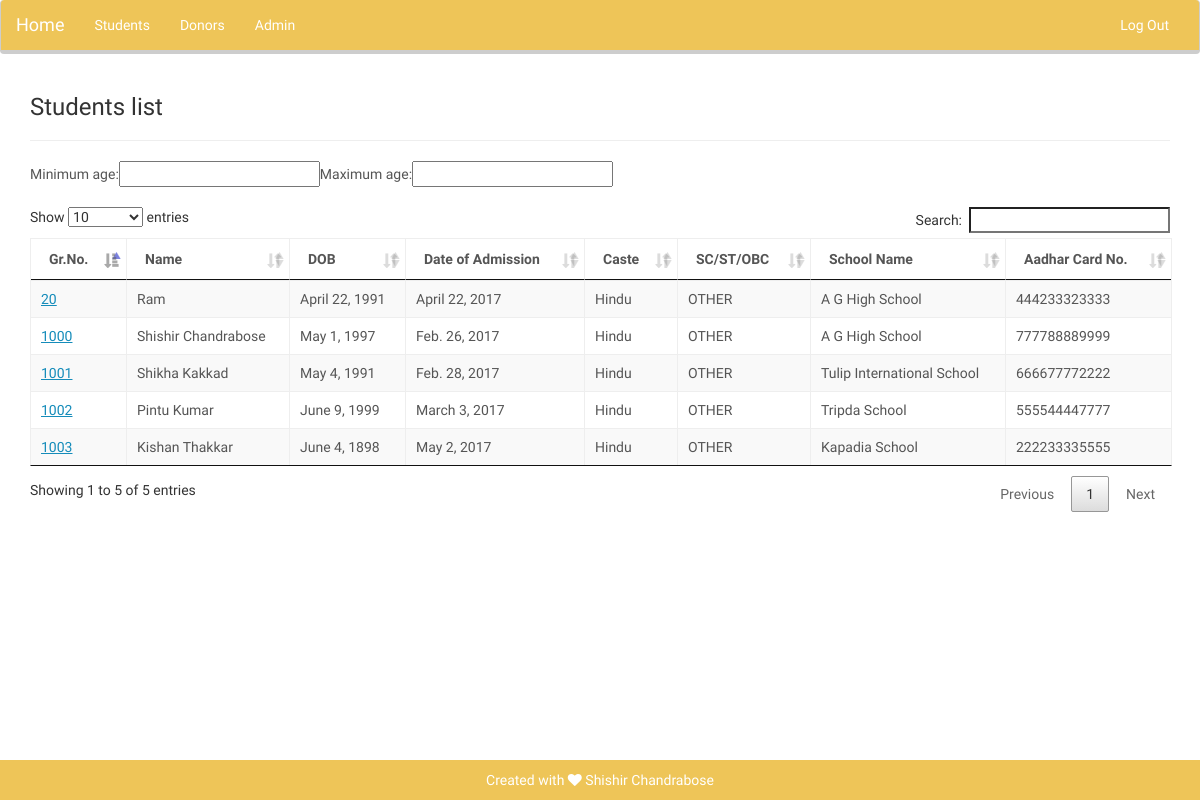
The app's page /students/ (signed in) with its own data.
### visamokids/models.py (models this page shows, shortened)
class Student(models.Model):
	gr_no = models.BigIntegerField(help_text="e.g. 39", primary_key=True, default=0)
	first_name = models.CharField(max_length=100, help_text="e.g. Arpit", blank=True, null=True)
	middle_name = models.CharField(blank=True, null=True, max_length=100, help_text="e.g. Sumanbhai")
	last_name = models.CharField(max_length=100, help_text="e.g. Gamit",blank=True, null=True)
	dob = models.DateField(blank=True, null=True)
	birth_place = models.CharField(max_length=300, blank=True, null=True, help_text="e.g. Uchhal ,Surat")
	bio = models.TextField(blank=True, null=True, help_text="e.g. Has four siblings. Two younger and two elder ones.. or.. Started working as developer in TCS.")
	caste = models.CharField(max_length=300, blank=True, default='None', null=True,help_text="e.g. Hindu Gamit")
	SC_ST_OBC_CHOICES = (
		('SC','SC'),
		('ST','ST'),
		('OBC','OBC'),
		('OTHER','Other'),
		)
	sc_st_obc = models.CharField(choices = SC_ST_OBC_CHOICES, default = 'OTHER', max_length=5)
	nationality = models.CharField(max_length=300, blank=True, null=True, help_text="e.g. Indian")
	blood_group = models.CharField(blank=True, null=True, max_length=10, help_text="e.g. O+ve")
	date_of_admission = models.DateField()
	YES = 'Yes'
	NO = 'No'
	YES_NO_CHOICES = (
		(YES,'Yes'),
		(NO,'No'),
		)
	medical_report = models.CharField(choices = YES_NO_CHOICES, default = NO, max_length=3)
	findings = models.CharField(max_length=300, blank=True, null=True)
	iq_test = models.CharField(choices = YES_NO_CHOICES, default = NO, max_length=3)
	iq_result = models.IntegerField(blank=True, null=True,help_text="e.g. 98")
	father_of_student = models.ForeignKey(StudentFather, on_delete=models.CASCADE, blank=True, null=True)
	mother_of_student = models.ForeignKey(StudentMother, on_delete=models.CASCADE, blank=True, null=True)
	student_school_info = models.ForeignKey(StudentSchoolInfo, on_delete=models.CASCADE, blank=True, null=True)

class StudentSchoolInfo(models.Model):
	admission_secured_school = models.CharField(max_length=300,blank=True, null=True, help_text="e.g. Anand Niketan School")
	date_of_admission_in_school = models.DateField(blank=True, null=True)
	school_enrollment_number = models.BigIntegerField(blank=True, null=True, help_text="e.g. 41")
	aadhar_card_no = models.BigIntegerField(blank=True, null=True, help_text="e.g. 957877658493")
	GRADE_TYPE_CHOICES = (
		('1', '1st Grade'),
		('2', '2nd Grade'),
		('3', '3rd Grade'),
		('4', '4th Grade'),
		('5', '5th Grade'),
		('6', '6th Grade'),
		('7', '7th Grade'),
		('8', '8th Grade'),
		('9', '9th Grade'),
		('10', '10th Grade'),
		('11', '11th Science'),
		('11', '11th Commerce'),
		('12', '12th Science'),
		('12', '12th Commerce'),
	)
	grade = models.CharField(choices = GRADE_TYPE_CHOICES, default = '1', max_length=3, blank=True, null=True)
	STATUS_TYPE_CHOICES = (
		('STU', 'Studying'),
		('DRP', 'Drop Out'),
		('PSD', 'Passed Out'),
	)
	status = models.CharField(choices=STATUS_TYPE_CHOICES, default='STU', max_length=3, blank=True, null=True)

### visamokids/views.py (the view)
# urls.py: url(r'^students/', views.student, name='student'),
@login_required(login_url='login_page.html')
def student(request):
		students = Student.objects.all()
		return render(request,'visamokids/student.html', {
			'students':students,
		})

### firstdjango/templates/visamokids/student.html
{% extends "base.html" %}
{% block content %}
	<div>
		<h3>Students list</h3>
		<hr>
		    <table border="0" cellspacing="5" cellpadding="5">
                <tbody>
                    <tr>
                        <td>Minimum age:</td>
                        <td><input type="text" id="min" name="min"></td>
                        <td>Maximum age:</td>
                        <td><input type="text" id="max" name="max"></td>
                    </tr>
                </tbody>
            </table>
            <br />
            <table id="myDataTable" class="table table-striped table-bordered" cellspacing="0" width="100%">
                <thead>
                    <tr>
                        <th>Gr.No.</th>
                        <th>Name</th>
                        <th>DOB</th>
                        <th>Date of Admission</th>
                        <th>Caste</th>
                        <th>SC/ST/OBC</th>
                        <th>School Name</th>
                        <th>Aadhar Card No.</th>
                    </tr>
                </thead>
                <tbody>
                    {% for student in students %}
                        <tr>
                            <td>
                                <a href="{% url 'student_detail' student.gr_no %}"> {{ student.gr_no }} </a>
                            </td>
                            <td>
                                {{ student.first_name|capfirst}} {{ student.last_name|capfirst}}
                            </td>
                            <td>
                                {{ student.dob}}
                            </td>
                            <td>
                                {{ student.date_of_admission}}
                            </td>
                            <td>
                                {{ student.caste}}
                            </td>
                            <td>
                                {{ student.sc_st_obc}}
                            </td>
                            <td>
                                {{ student.student_school_info.admission_secured_school}}
                            </td>
                            <td>
                                {{ student.student_school_info.aadhar_card_no}}
                            </td>
                        </tr>
                    {% endfor %}
                </tbody>
            </table>
	</div>
{% endblock %}

### firstdjango/templates/base.html (shortened to what this page needs)
{% load staticfiles %}
<!DOCTYPE html>
<html>
	<head>
		<link rel="stylesheet" type="text/css" href="{% static 'css/bootstrap.min.css' %}">
        <link rel="stylesheet" type="text/css" href="{% static 'css/dataTables.bootstrap.min.css' %}">
        <link rel="stylesheet" type="text/css" href="{% static 'css/jquery.dataTables.min.css' %}">
        <link rel="stylesheet" type="text/css" href="{% static 'css/buttons.dataTables.min.css' %}">
        <link rel="stylesheet" type="text/css" href="{% static 'font-awesome/css/font-awesome.min.css' %}">
	</head>
	<body>
	<nav class="navbar navbar-default">
      <div class="container-fluid">
        <div class="navbar-header">
          <a class="navbar-brand" href="{% url 'index' %}">Home</a>
        </div>
        <div class="collapse navbar-collapse" id="bs-example-navbar-collapse-1">
          <ul class="nav navbar-nav">
            <li><a href="{% url 'student' %}">Students</a></li>
            <li><a href="{% url 'donor' %}">Donors</a></li>
            <li><a href="/admin/">Admin</a></li>
          </ul>
          <ul class="nav navbar-nav navbar-right">
              <li><a href="{% url 'logout' %}"> Log Out </a></li>
          </ul>
        </div>
      </div>
    </nav>
    <div class="container">
		{% block content %}
		{% endblock content %}
    </div>
    <footer class="navbar-default navbar-fixed-bottom">
      <div class="container-fluid">
        <p class="text-muted" style="color: white;" align="center">Created with <i class="fa fa-heart" aria-hidden="true"></i> Shishir Chandrabose</p>
      </div>
    </footer>
	</body>
</html>

### records on screen
Student: gr_no "1000", first_name "Shishir", last_name "Chandrabose", dob "May 1, 1997", date_of_admission "Feb. 26, 2017", caste "Hindu", sc_st_obc "OTHER", student_school_info.admission_secured_school "A G High School", student_school_info.aadhar_card_no "777788889999"
Student: gr_no "1001", first_name "Shikha", last_name "Kakkad", dob "May 4, 1991", date_of_admission "Feb. 28, 2017", caste "Hindu", sc_st_obc "OTHER", student_school_info.admission_secured_school "Tulip International School", student_school_info.aadhar_card_no "666677772222"
Student: gr_no "1002", first_name "Pintu", last_name "Kumar", dob "June 9, 1999", date_of_admission "March 3, 2017", caste "Hindu", sc_st_obc "OTHER", student_school_info.admission_secured_school "Tripda School", student_school_info.aadhar_card_no "555544447777"
Student: gr_no "1003", first_name "Kishan", last_name "Thakkar", dob "June 4, 1898", date_of_admission "May 2, 2017", caste "Hindu", sc_st_obc "OTHER", student_school_info.admission_secured_school "Kapadia School", student_school_info.aadhar_card_no "222233335555"
Student: gr_no "20", first_name "Ram", dob "April 22, 1991", date_of_admission "April 22, 2017", caste "Hindu", sc_st_obc "OTHER", student_school_info.admission_secured_school "A G High School", student_school_info.aadhar_card_no "444233323333"
